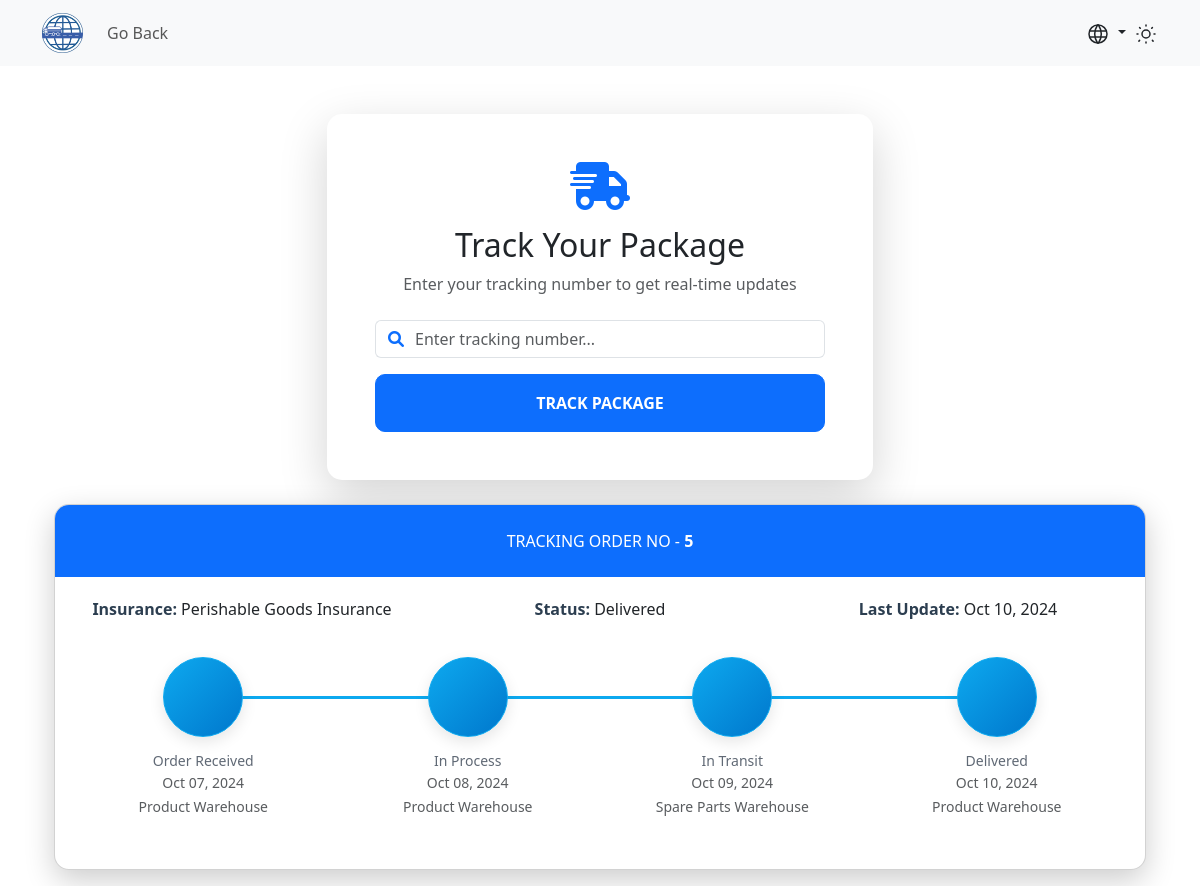
Screenshot of /views/public/trackingForm.php?tracking_code=5 with the database file from the repository.
### tables this page shows
CREATE TABLE IF NOT EXISTS Insurance (
    num INT PRIMARY KEY AUTO_INCREMENT,
    policyNumber VARCHAR(50) NOT NULL,
    insurance_type VARCHAR(100),
    coverage DECIMAL(10,2)
);

CREATE TABLE IF NOT EXISTS Record (
    num INT PRIMARY KEY AUTO_INCREMENT,
    date DATE NOT NULL,
    location VARCHAR(100),
    status VARCHAR(20),
    client INT,
    shipment INT NOT NULL,
    FOREIGN KEY (client) REFERENCES Client(num),
    FOREIGN KEY (shipment) REFERENCES Shipment(num)
);

### app/Controllers/trackingController.php (the view, shortened to what this page needs)
<?php
include_once '../../config/connection.php';
if (isset($_GET['tracking_code'])) {
    $tracking_code = $_GET['tracking_code'];
    $sql = "SELECT Record.date, Record.location, Record.status, Insurance.insurance_type
            FROM Shipment
            JOIN Record ON Shipment.num = Record.shipment
            JOIN Insurance ON Shipment.insurance = Insurance.num
            WHERE Shipment.num = ?
            ORDER BY Record.date DESC";
    $stmt = $conn->prepare($sql);
    $stmt->bind_param("s", $tracking_code);
    if (!$stmt->execute()) {
        echo '<div class="alert alert-danger">No se pudo procesar su solicitud. Por favor intente más tarde.</div>';
        return;
    }
    $result = $stmt->get_result();
    $records = [];
    if ($result->num_rows > 0) {
        while ($row = $result->fetch_assoc()) {
            $records[] = $row;
        }
    }
}
?>
<link rel="stylesheet" href="https://cdn.jsdelivr.net/npm/pixeden-stroke-7-icon@1.2.3/pe-icon-7-stroke/dist/pe-icon-7-stroke.min.css">
<?php if (!empty($records)): ?>
    <div class="container padding-bottom-3x mb-1">
        <div class="card mb-3">
            <div class="p-4 text-center text-white text-lg rounded-top" style="background: var(--bs-primary);">
                <span class="text-uppercase">Tracking Order No - </span>
                <span class="text-medium text-white"><?php echo htmlspecialchars($tracking_code); ?></span>
            </div>
            <div class="d-flex flex-wrap flex-sm-nowrap justify-content-between py-3 px-2 bg-body">
                <div class="w-100 text-center py-1 px-2">
                    <span class="text-medium">Insurance:</span> <?php echo htmlspecialchars($records[0]['insurance_type']); ?>
                </div>
                <div class="w-100 text-center py-1 px-2">
                    <span class="text-medium">Status:</span> <?php echo $records[0]['status']; ?>
                </div>
                <div class="w-100 text-center py-1 px-2">
                    <span class="text-medium">Last Update:</span> <?php echo date('M d, Y', strtotime($records[0]['date'])); ?>
                </div>
            </div>
            <div class="card-body">
                <div class="steps d-flex flex-wrap flex-sm-nowrap justify-content-between padding-top-2x padding-bottom-1x">
                    <?php
                    $statuses = [
                        ['name' => 'Order Placed', 'display' => 'Order Received', 'icon' => 'pe-7s-note'],
                        ['name' => 'In Process', 'display' => 'In Process', 'icon' => 'pe-7s-box2'],
                        ['name' => 'In Transit', 'display' => 'In Transit', 'icon' => 'pe-7s-car'],
                        ['name' => 'Delivered', 'display' => 'Delivered', 'icon' => 'pe-7s-check']
                    ];
                    $currentStatus = end($records)['status'];
                    foreach ($statuses as $index => $status):
                        $isCompleted = false;
                        foreach ($records as $record) {
                            if ($record['status'] === $status['name']) {
                                $isCompleted = true;
                                break;
                            }
                        }
                    ?>
                        <div class="step <?php echo $isCompleted ? 'completed' : ''; ?>">
                            <div class="step-icon-wrap">
                                <div class="step-icon"><i class="<?php echo $status['icon']; ?>"></i></div>
                            </div>
                            <h4 class="step-title"><?php echo $status['display']; ?></h4>
                            <?php if ($isCompleted): ?>
                                <?php foreach ($records as $record): ?>
                                    <?php if ($record['status'] === $status['name']): ?>
                                        <small class="text-muted">
                                            <?php echo date('M d, Y', strtotime($record['date'])); ?><br>
                                            <?php echo $record['location']; ?>
                                        </small>
                                    <?php endif; ?>
                                <?php endforeach; ?>
                            <?php endif; ?>
                        </div>
                    <?php endforeach; ?>
                </div>
            </div>
        </div>
    </div>
<?php endif; ?>

### assets/css/style.css (style rules this page uses)
:root { --blueishgrey: #363d47; --darkgrey: #333; --black: #000000; --white: #ffffff; --blue: rgb(56, 92, 173); --skyblue: rgb(35, 141, 193); --lightgrey: #f0f0f0; --blue-rgb: 56, 92, 173; --lightblue: #f5f8fa; }
.card { border: none; transition: all 0.3s ease; }

### app/Controllers/trackingController.php (style rules this page uses)
.card { border-radius: 15px; overflow: hidden; box-shadow: 0 10px 30px rgba(0,0,0,0.1); }
.steps .step { display: block; width: 100%; margin-bottom: 35px; text-align: center; }
.steps .step .step-icon-wrap { display: block; position: relative; width: 100%; height: 80px; text-align: center; }
.steps .step .step-icon-wrap::before, .steps .step .step-icon-wrap::after { display: block; position: absolute; top: 50%; width: 50%; height: 3px; margin-top: -1px; background-color: #e1e7ec; content: ''; z-index: 1; }
.steps .step .step-icon-wrap::before { left: 0; }
.steps .step .step-icon-wrap::after { right: 0; }
.steps .step .step-icon { display: inline-block; position: relative; width: 80px; height: 80px; border: 1px solid #e1e7ec; border-radius: 50%; background-color: #f5f5f5; color: #374250; font-size: 38px; line-height: 81px; z-index: 5; box-shadow: 0 5px 15px rgba(0,0,0,0.1); transition: all 0.3s ease; }
.steps .step .step-title { margin-top: 16px; margin-bottom: 0; color: #606975; font-size: 14px; font-weight: 500; }
.steps .step:first-child .step-icon-wrap::before { display: none; }
.steps .step:last-child .step-icon-wrap::after { display: none; }
.steps .step.completed .step-icon-wrap::before, .steps .step.completed .step-icon-wrap::after { background-color: #0da9ef; }
.steps .step.completed .step-icon { border-color: #0da9ef; background: linear-gradient(135deg, #0da9ef 0%, #0077cc 100%); color: #fff; }
.text-medium { font-weight: 600; color: #2c3e50; }

### views/public/trackingForm.php (style rules this page uses)
body { background: #0d6efd; min-height: 100vh; }
.card { background: var(--bs-body-bg); color: var(--bs-body-color); border-radius: 15px; box-shadow: 0 10px 30px rgba(0,0,0,0.2); }
.text-muted { color: var(--bs-secondary-color) !important; }

### rows the page displays
insurance: insurance_type "Perishable Goods Insurance"
record: status "Delivered", date "Oct 10, 2024", location "Product Warehouse"
record: date "Oct 07, 2024", location "Product Warehouse"
record: status "In Process", date "Oct 08, 2024", location "Product Warehouse"
record: status "In Transit", date "Oct 09, 2024", location "Spare Parts Warehouse"

### other values shown
$tracking_code "5"
$status['display'] "Order Received"
